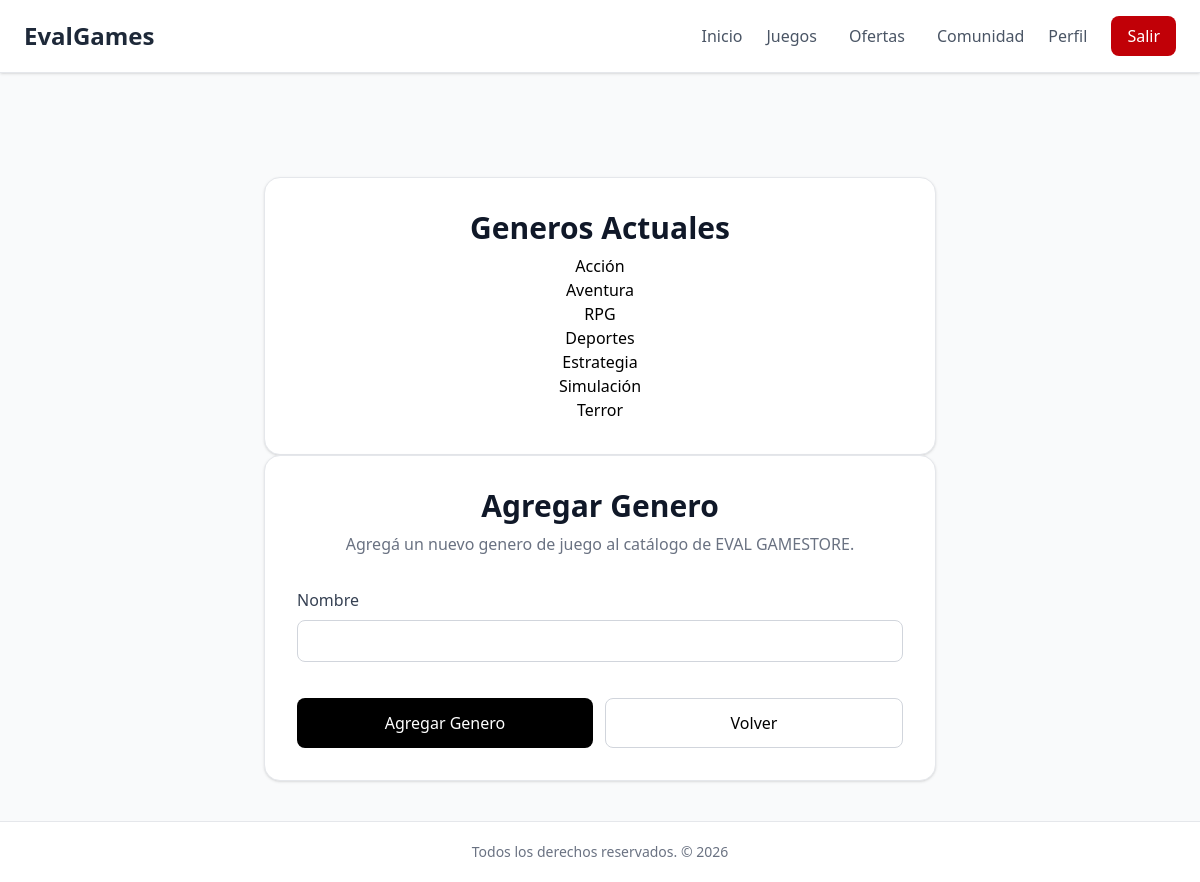
The page /videojuegos/genero/ (signed in) on the database as committed earlier.
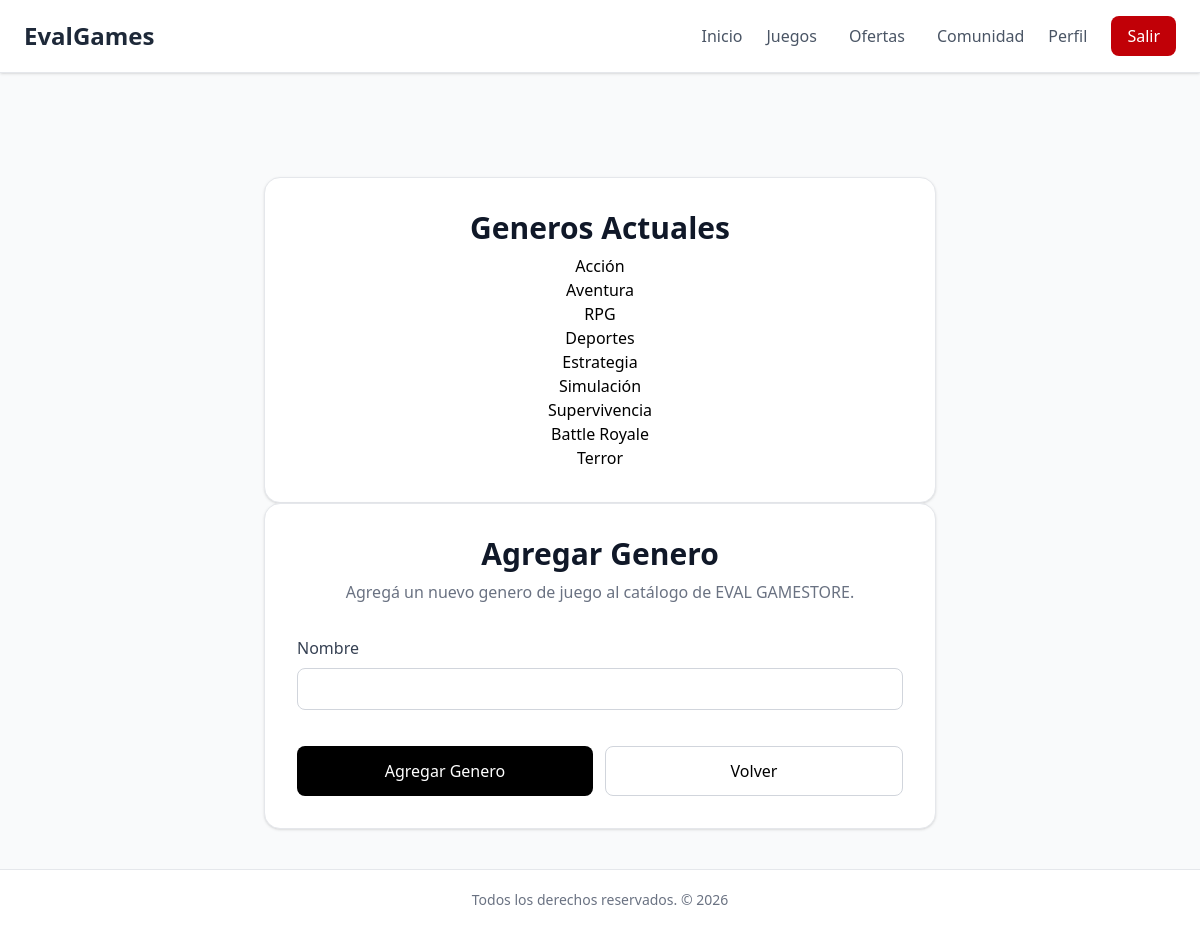
The same page on the database as committed later.
### videojuegos/models.py (models this page shows)
class Genero(models.Model):
    nombre=models.CharField(max_length=50)
    activo = models.BooleanField(default=True)
    fecha = models.DateField(auto_now_add=True)
    def __str__(self):
        return self.nombre

### videojuegos/views.py (the view)
# urls.py: path('genero/', views.agregar_genero, name='agregar_genero'),
@login_required
def agregar_genero(request):
    generos = Genero.objects.filter(activo = True)
    if request.method == 'POST':
        form = GeneroForm(request.POST)
        if form.is_valid():
            form.save()
            return redirect('agregar_genero')
    else:
        form = GeneroForm()
    return render(request, 'videojuegos/agregar_genero.html', {'generos':generos, 'form':form})

### videojuegos/forms.py
class GeneroForm(forms.ModelForm):
    class Meta:
        model = Genero
        fields = [
            'nombre',
        ]

### videojuegos/templates/videojuegos/agregar_genero.html (shortened to what this page needs)
{% extends 'inicio/base.html' %}
{% load widget_tweaks %}
{% block body %}
<div class="max-w-2xl mx-auto mt-16">
    <div class="bg-white border border-gray-200 rounded-2xl shadow-sm p-8">
        <h1 class="text-3xl font-bold text-gray-900 text-center mb-2">
            Generos Actuales
        </h1>
        {% for genero in generos %}
            <p class="text-center hover:">
                {{genero}}
            </p>
        {% endfor %}
    </div>
    <div class="bg-white border border-gray-200 rounded-2xl shadow-sm p-8">
        <h1 class="text-3xl font-bold text-gray-900 text-center mb-2">
            Agregar Genero
        </h1>
        <p class="text-center text-gray-500 mb-8">
            Agregá un nuevo genero de juego al catálogo de EVAL GAMESTORE.
        </p>
        <form method="POST" class="space-y-5">
            {% for field in form %}
                <div>
                    <label class="block mb-2 font-medium text-gray-700">
                        {{ field.label }}
                    </label>
                    {{ field | add_class:"w-full border border-gray-300 rounded-lg px-4 py-2 focus:ring-2 focus:ring-black focus:border-black outline-none transition" }}
                </div>
            {% endfor %}
            <div class="flex gap-3 pt-4">
                <button
                    type="submit"
                    class="flex-1 bg-black text-white py-3 rounded-lg font-medium hover:bg-gray-800 transition cursor-pointer"
                >
                   Agregar Genero
                </button>
                <a
                    href="{% url 'juegos' %}"
                    class="flex-1 text-center border border-gray-300 py-3 rounded-lg font-medium hover:bg-gray-100 transition"
                >
                    Volver
                </a>
            </div>
        </form>
    </div>
</div>
{% endblock %}

Rows that differ between the two databases and show on the page:
added Genero: nombre "Supervivencia"
added Genero: nombre "Battle Royale"
